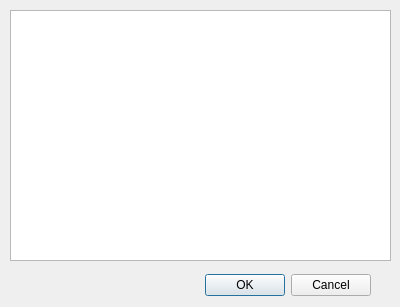
<?xml version="1.0" encoding="UTF-8"?>
<ui version="4.0">
 <class>repair</class>
 <widget class="QDialog" name="repair">
  <property name="geometry">
   <rect>
    <x>0</x>
    <y>0</y>
    <width>400</width>
    <height>307</height>
   </rect>
  </property>
  <property name="windowTitle">
   <string>Repair OS</string>
  </property>
  <widget class="QDialogButtonBox" name="buttonBox">
   <property name="geometry">
    <rect>
     <x>30</x>
     <y>270</y>
     <width>341</width>
     <height>31</height>
    </rect>
   </property>
   <property name="orientation">
    <enum>Qt::Horizontal</enum>
   </property>
   <property name="standardButtons">
    <set>QDialogButtonBox::Cancel|QDialogButtonBox::Ok</set>
   </property>
  </widget>
  <widget class="QListWidget" name="listWidget">
   <property name="geometry">
    <rect>
     <x>10</x>
     <y>10</y>
     <width>381</width>
     <height>251</height>
    </rect>
   </property>
   <property name="font">
    <font>
     <pointsize>14</pointsize>
    </font>
   </property>
  </widget>
 </widget>
 <resources/>
 <connections>
  <connection>
   <sender>buttonBox</sender>
   <signal>accepted()</signal>
   <receiver>repair</receiver>
   <slot>accept()</slot>
   <hints>
    <hint type="sourcelabel">
     <x>248</x>
     <y>254</y>
    </hint>
    <hint type="destinationlabel">
     <x>157</x>
     <y>274</y>
    </hint>
   </hints>
  </connection>
  <connection>
   <sender>buttonBox</sender>
   <signal>rejected()</signal>
   <receiver>repair</receiver>
   <slot>reject()</slot>
   <hints>
    <hint type="sourcelabel">
     <x>316</x>
     <y>260</y>
    </hint>
    <hint type="destinationlabel">
     <x>286</x>
     <y>274</y>
    </hint>
   </hints>
  </connection>
 </connections>
</ui>
